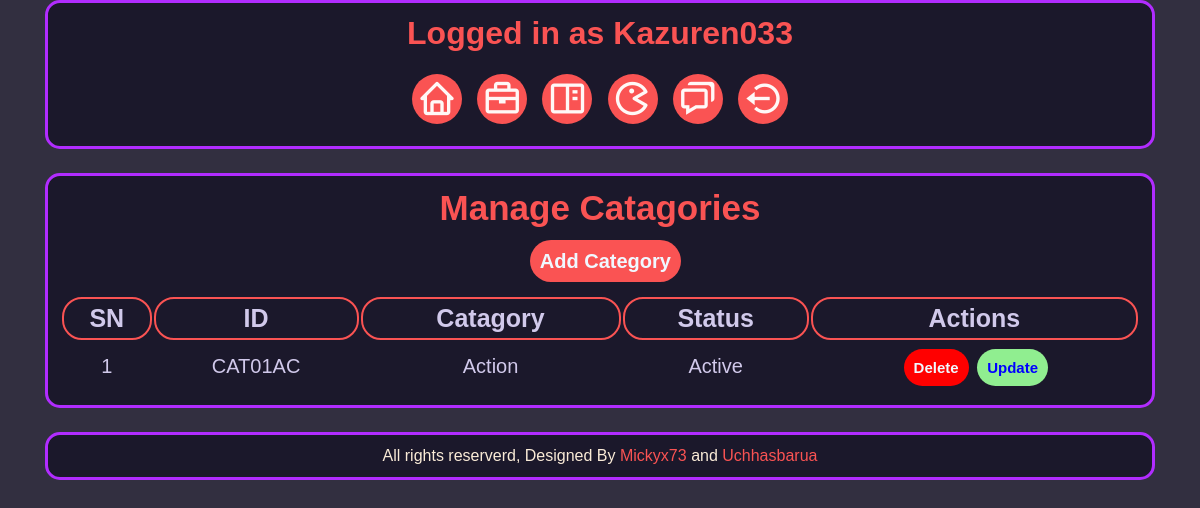
The page /admin/manage-catagory.php (signed in) on the database its author committed.
### tables this page shows
CREATE TABLE `catagory` (
  `serial` int(11) NOT NULL,
  `catagory` varchar(100) NOT NULL,
  `cataid` varchar(100) NOT NULL,
  `status` varchar(100) NOT NULL
);

### admin/functions.php (called while the page is built, shortened)
<?php
function check_login($con)
{
	if(isset($_SESSION['user_id']))
	{
		$id = $_SESSION['user_id'];
		$query = "select * from login where id = '$id' limit 1";
		$result = mysqli_query($con,$query);
		if($result && mysqli_num_rows($result) > 0)
		{
			$user_data = mysqli_fetch_assoc($result);
			return $user_data;
		}
	}
	die;
}

### admin/manage-catagory.php (the view, shortened to what this page needs)
<?php
include("connection.php");
include("functions.php");
$user_data = check_login($con);
?>
<html>
<head>
    <link href="https://unpkg.com/boxicons@2.1.2/css/boxicons.min.css" rel="stylesheet" />
    <link rel="stylesheet" href="https://cdn.jsdelivr.net/npm/@fortawesome/fontawesome-free@6.1.2/css/fontawesome.min.css" />
    <link rel="stylesheet" href="../css/admin.css">
</head>
<body>
    <div class="menu text-align-center">
        <div class="wrapper container">
            <div class="Loggedin">
                <h1>Logged in as <?php echo $user_data['username']; ?></h1>
            </div>
            <ul>
                <li><a href="index.php"><i class="bx bx-home"></i></a></li>
                <li><a href="manage-admin.php"><i class='bx bx-briefcase'></i></a></li>
                <li><a href="manage-catagory.php"><i class='bx bx-book-content'></i></a></li>
                <li><a href="manage-games.php"><i class='bx bx-game'></i></a></li>
                <li><a href="requests.php"><i class='bx bx-chat'></i></a></li>
                <li><a href="logout.php"><i class='bx bx-log-out-circle'></i></a></li>
            </ul>
        </div>
    </div>
    <div class="main-content">
        <div class="wrapper container text-align-center">
            <h1><strong>Manage Catagories</strong></h1>
            <a href="add-catagory.php" class="btn-primary red">Add Category</a>
            <table class="tbl-full text-align-center">
                <tr>
                    <th>SN</th>
                    <th>ID</th>
                    <th>Catagory</th>
                    <th>Status</th>
                    <th>Actions</th>
                </tr>
                <?php
                $sql = "SELECT * FROM catagory";
                $res = mysqli_query($con, $sql);
                if ($res == TRUE) {
                    $rows = mysqli_num_rows($res);
                    $sn = 1;
                    if ($rows > 0) {
                        while ($rows = mysqli_fetch_assoc($res)) {
                            $id = $rows['serial'];
                            $catagory = $rows['catagory'];
                            $cataid = $rows['cataid'];
                            $status = $rows['status'];
                ?>
                            <tr>
                                <td><?php echo $sn++; ?></td>
                                <td><?php echo $cataid; ?></td>
                                <td><?php echo $catagory; ?></td>
                                <td><?php echo $status; ?></td>
                                <td>
                                    <a href="<?php siteurl; ?>delete-catagory.php <?php echo $id; ?>" class="btn-primary del">Delete</a>
                                    <a href="#" class="btn-primary gre">Update</a>
                                </td>
                            </tr>
                <?php
                        }
                    } else {
                    }
                } else {
                }
                ?>
            </table>
        </div>
    </div>
    <div class="footer">
        <div class="wrapper container text-align-center">
            <p>All rights reserverd, Designed By <a href="https://github.com/Mickyx73">Mickyx73</a> and <a href="https://github.com/uchhasbarua">Uchhasbarua</a> </p>
        </div>
    </div>
</body>
</html>

### css/admin.css (style rules this page uses)
* { margin: 0; padding: 0; font-family: Arial, Helvetica, sans-serif; }
body { background-color: #322f40; }
.text-align-center { text-align: center; }
.wrapper { border: 1px solid black; padding: 1%; width: 80%; margin: 0 auto; }
.wrapper h1 { margin-bottom: 2%; }
.container { width: 90%; border: 3px solid #b12cff; background-color: #1b182b; margin: 0 auto; padding: 1%; border-radius: 15px; margin-bottom: 2%; }
.menu ul { list-style: none; margin-top: 1%; margin-bottom: 1%; vertical-align: middle; }
.loggedin h1 { color: #fa5353; }
.menu ul li { display: inline; padding: 0.5%; }
.menu ul li a { color: rgb(255, 248, 247); text-decoration: none; }
.menu ul li a i { font-size: 40px; background-color: #fa5353; border-radius: 50%; padding: 5px; }
.main-content strong { color: #fa5353; font-size: 35px; }
.tbl-full { width: 100%; color: #d1c9eb; margin-top: 2%; }
table tr th { border: 2px solid #fa5353; font-size: 25px; margin-top: 2%; padding: 0.5%; text-align: center; border-radius: 20px; }
table tr td { font-size: 20px; padding: 1.2%; }
.main-content table tr { margin: 10px; }
.btn-primary { color: aliceblue; cursor: pointer; margin-left: 1%; padding: 1%; border: none; border-radius: 25px; font-weight: bold; padding: 10px; margin-bottom: 1%; text-decoration: none; }
.red { background-color: #fa5353; font-size: 20px; }
.del { background-color: red; font-size: 15px; }
.gre { background-color: lightgreen; font-size: 15px; color: blue; }
.footer p { color: antiquewhite; }
.footer { width: 100%; }
.footer a { text-decoration: none; color: #fa5353; }

### rows shown on the page
catagory: cataid "CAT01AC", catagory "Action", status "Active"

### other values the page prints
$user_data['username'] "Kazuren033"
